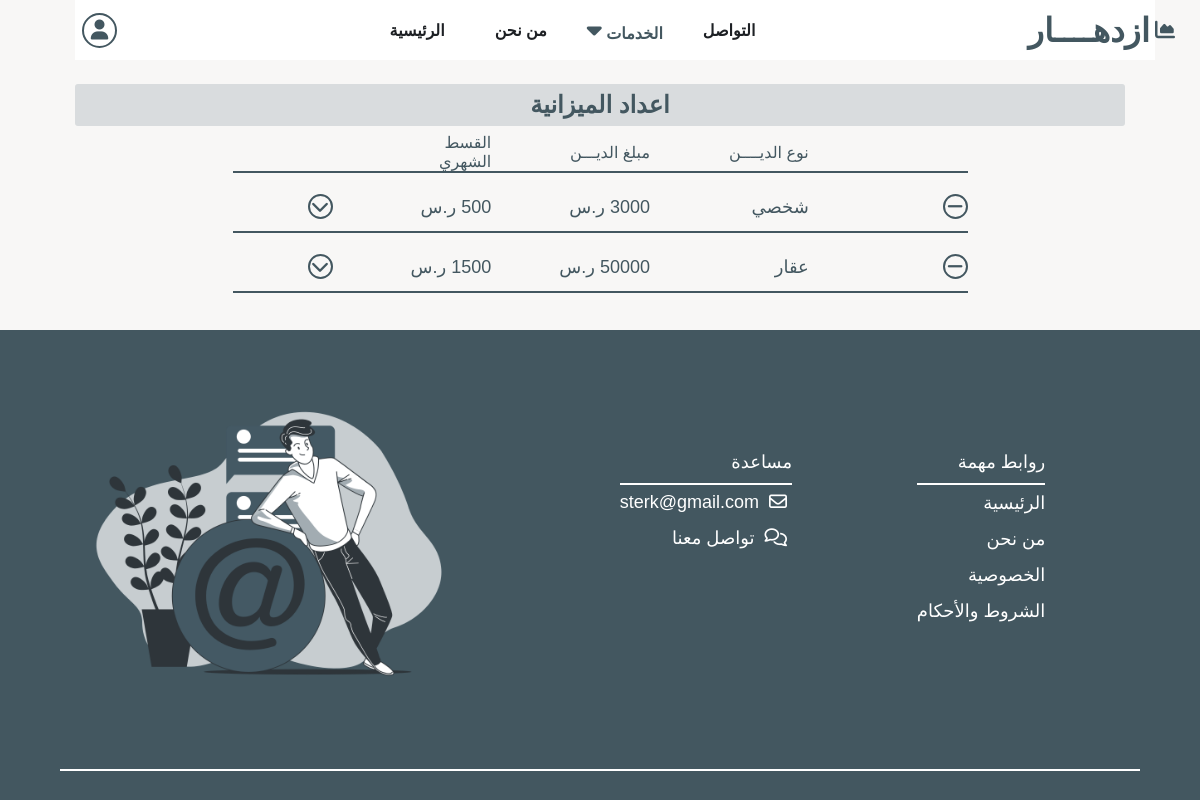
Page /services.php?page=debts_details (signed in) on the committed database.
### tables this page shows
CREATE TABLE `debts` (
  `id` int(11) NOT NULL,
  `debt_type` varchar(255) NOT NULL,
  `expenses` decimal(11,0) NOT NULL,
  `monthly_payment` varchar(255) NOT NULL,
  `duration` varchar(255) DEFAULT NULL,
  `user_id` int(11) NOT NULL,
  `created_at` datetime NOT NULL DEFAULT current_timestamp()
);

CREATE TABLE `site` (
  `id` int(11) NOT NULL,
  `logo` varchar(255) NOT NULL,
  `favicon` varchar(255) NOT NULL,
  `image` varchar(255) NOT NULL,
  `title` varchar(255) NOT NULL,
  `about_us` longtext NOT NULL,
  `description` varchar(255) NOT NULL,
  `phone` varchar(255) NOT NULL,
  `email` varchar(255) NOT NULL,
  `privacy` longtext NOT NULL,
  `conditions` longtext NOT NULL,
  `invest` longtext NOT NULL
);

### includes/functions/helpers.php (called while the page is built, shortened)
<?php
function setActive($url)
{
    $activePage = basename($_SERVER['PHP_SELF'], ".php");
    return ($activePage == $url) ? 'active' : '';
}

### includes/database/database.php (called while the page is built, shortened)
<?php
function selectRows($select, $table, $where, $order, $limit)
{
    global $connect;
    if (!empty($order) && $order != '*') {
        $order = "ORDER BY $order ASC";
    } else {
        $order = '';
    }
    if (!empty($limit) && $limit != '*') {
        $limit = "LIMIT $limit";
    } elseif (empty($limit)) {
        $limit = "LIMIT 3";
    } elseif ($limit == '*') {
        $limit = '';
    }
    if (!empty($where) && $where != '*') {
        $where = "WHERE $where";
    } else {
        $where = '';
    }
    $check = "SELECT $select FROM `$table` $where $order $limit";
    $result = mysqli_query($connect, $check);
    if ($limit == 'LIMIT 1') {
        return mysqli_fetch_assoc($result) ?? [];
    } else {
        return mysqli_fetch_all($result, MYSQLI_ASSOC) ?? [];
    }
}

### pages/debts_details.php (the view, shortened to what this page needs)
<?php $user_debts = selectRows('*', 'debts', "duration!=0 AND user_id=$user_id", '', '*');
?>
<section class="services-debts-details">
    <h2>اعداد الميزانية</h2>
    <div class="rows">
        <div class="thead">
            <div class="col">نوع الديــــن</div>
            <div class="col">مبلغ الديـــن</div>
            <div class="col">القسط الشهري</div>
        </div>
        <?php foreach ($user_debts as $key => $debt) { ?>
            <div class="tbody" id="debt_<?= $debt['id'] ?>">
                <div class=" row">
                    <div class="col"><i class="fas fa-minus" data-debt_id="<?= $debt['id'] ?>"></i></div>
                    <div class=" col"><?= $debt['debt_type'] ?></div>
                    <div class="col expenses_<?= $debt['id'] ?>"><?= $debt['expenses'] ?> ر.س</div>
                    <div class="col"><?= $debt['monthly_payment'] ?> ر.س</div>
                    <div class="col"><i class="fas fa-chevron-down"></i></div>
                </div>
            </div>
        <?php } ?>
    </div>
</section>

### includes/templates/header.php (shortened to what this page needs)
<!DOCTYPE html>
<html lang="en">
<head>
    <link rel="stylesheet" href="https://cdnjs.cloudflare.com/ajax/libs/font-awesome/6.6.0/css/all.min.css">
    <link rel="stylesheet" href="<?= $css ?>app.css">
    <link rel="stylesheet" href="<?= $css ?>main.css">
    <link rel="stylesheet" href="<?= $css ?>auth.css">
</head>
<body>
    <div class="container">

### init.php (shortened to what this page needs)
<?php
include 'connect.php';
$database   = 'includes/database/';
$functions  = 'includes/functions/';
$templates  = 'includes/templates/';
$css        = 'layout/css/';
$image      = 'layout/downloads/images/';
include $functions . 'helpers.php';
include $database . 'database.php';
include $templates . 'header.php';
if (!isset($noNavbar)) {
    include $templates . 'navbar.php';
}
$site = selectRows('*', 'site', '', '', '1');

### includes/templates/navbar.php (shortened to what this page needs)
<nav class="navbar">
    <a href="./home.php" class="logo">
        <h2>ازدهــــار</h2>
        <i class="fa-solid fa-chart-area"></i>
    </a>
    <div class="menu" id="menu">
        <ul>
            <li><a href="./home.php" class="<?= setActive('home') ?>">الرئيسية</a></li>
            <li><a href="./about.php" class="<?= setActive('about') ?>">من نحن</a></li>
            <div class="options dropdown">
                <b>
                    <i class="fas fa-sort-down"></i>
                    الخدمات
                </b>
            </div>
            <li><a href="./contact.php" class="<?= setActive('contact') ?>">التواصل</a></li>
        </ul>
    </div>
    <div class="user dropdown">
        <i class="fas fa-user"></i>
    </div>
</nav>

### services.php (shortened to what this page needs)
<?php
include 'init.php';
$page = isset($_GET['page']) ? $_GET['page'] : header('Location: .//services.php?page=services');
$user_id = $_SESSION['user_id'];
?>
<?php
if ($page == 'services') {
    include './pages/services.php';
} else if ($page == 'offers') {
    include './pages/offers.php';
} else if ($page == 'education') {
    include './pages/education.php';
} elseif ($page == 'budget') {
    include './pages/budget.php';
} elseif ($page == 'budget_chart') {
    include './pages/budget_chart.php';
} elseif ($page == 'debts') {
    include './pages/debts.php';
} elseif ($page == 'debts_details') {
    include './pages/debts_details.php';
} elseif ($page == 'plan') {
    include './pages/plan.php';
} elseif ($page == 'plan_chart') {
    include './pages/plan_chart.php';
} elseif ($page == 'contact') {
    include './pages/contact.php';
} elseif ($page == 'privacy') { ?>
    <section class="services-content">
        <div class="head">
            <h2 class="headSection">privacy</h2>
            <p><?= $site['privacy'] ?></p>
        </div>
    </section>
<?php } elseif ($page == 'conditions') { ?>
    <section class="services-content">
        <div class="head">
            <h2 class="headSection">Terms & & conditions</h2>
            <p><?= $site['conditions'] ?></p>
        </div>
    </section>
<?php } else {
    header('Location:./services.php?page=services');
    exit();
}
include './includes/templates/footer.php';
?>

### includes/templates/footer.php
</div>
<footer>
    <div class="container">
        <div class="row">
            <div class="col">
                <p>روابط مهمة</p>
                <ul>
                    <li><a href="./home.php">الرئيسية</a></li>
                    <li><a href="./about.php">من نحن</a></li>
                    <li><a href="./services.php?page=privacy">الخصوصية</a></li>
                    <li><a href="./services.php?page=conditions">الشروط والأحكام</a></li>
                </ul>
            </div>
            <div class="col">
                <p>مساعدة</p>
                <ul>
                    <li>
                        <a href="mailto:<?= $site['email'] ?>">
                            <i class="far fa-envelope"></i>
                            <span class="email"><?= $site['email'] ?></span>
                        </a>
                    </li>
                    <li>
                        <a href="./contact.php">
                            <i class="far fa-comments"></i>
                            <span>تواصل معنا</span>
                        </a>
                    </li>
                </ul>
            </div>
        </div>
        <div class="image">
            <img src="<?= $image . 'Mention-bro.png' ?>" alt="">
        </div>
    </div>
</footer>
</body>
</html>

### layout/css/app.css (style rules this page uses)
:root { --whiteColor: #ffffff; --darkColor: #1D2024; --darkHoverColor: #242424; --mainColor: #435760; --hoverColor: #D9DCDE; --mainHoverColor: #c4c6de; --successColor: #66ce32; --errorColor: #ce3c32; --blackColor: #000000; }
* { margin: 0px; padding: 0px; transition: 0.3s; color: var(--mainColor); box-sizing: border-box; text-transform: capitalize; font-family: Arial, Helvetica, sans-serif; }
body { background: #f7f7f7; background: #ededed; background: #f8f7f6; }
img { width: 100%; height: 100%; }
a { color: var(--darkColor); }
a, a:hover { text-decoration: none; }
ul, ol { margin: 0; padding: 0; list-style: none; }
::placeholder { opacity: 0.7; }
.email { text-transform: lowercase !important; }
.container { max-width: 90%; margin: 0 auto; padding: 70px 15px 0; position: relative; }

### rows in the picture
debts: debt_type "شخصي"
debts: debt_type "عقار"
site: email "sterk@gmail.com"
